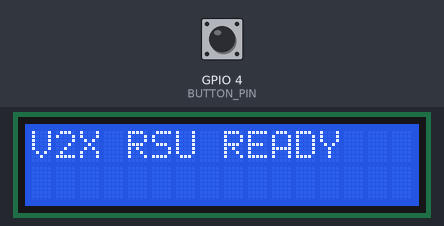
Simulated run of this sketch. Board: ESP32. Parts: 16×2 character LCD. Inputs (shaded band) come from the test bench; at power-on: GPIO 4 (BUTTON_PIN) HIGH. Random numbers use the default seed unless the sketch sets one; what the sketch prints to the serial monitor is not drawn.

Above: at 1.2 s.
1.3 s: GPIO 4 (BUTTON_PIN) pulled LOW for 3.2 s
At 4.5 s:
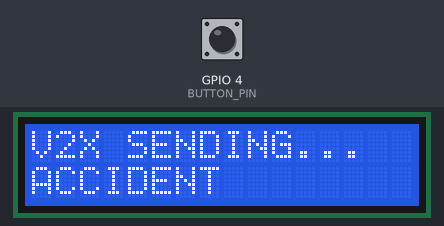
6.0 s: GPIO 4 (BUTTON_PIN) pulled LOW for 1 s
At 7.6 s:
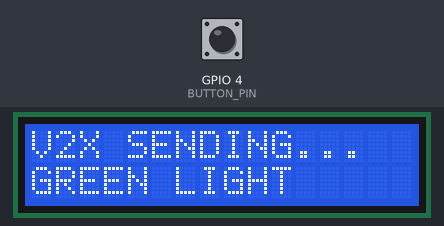
8.5 s: GPIO 4 (BUTTON_PIN) pulled LOW for 0.15 s
At 9.3 s:
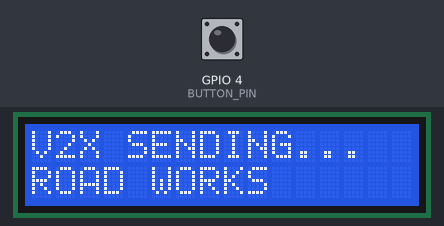
Timing chart, 0 to 11.5 s (numbered marks = the images above; inputs shaded):
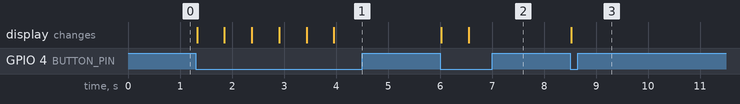

The sketch:

RSU.ino
```cpp
#include <esp_now.h>
#include <WiFi.h>
#include <Wire.h>
#include <LiquidCrystal_I2C.h>

// إعداد الشاشة: العنوان الغالب هو 0x27 وحجمها 16x2
LiquidCrystal_I2C lcd(0x27, 16, 2);

const int BUTTON_PIN = 4;

typedef struct struct_v2x_msg {
    int device_id;
    int alert_code;
    float lat;
} struct_v2x_msg;

struct_v2x_msg myData;
uint8_t broadcastAddress[] = {0xFF, 0xFF, 0xFF, 0xFF, 0xFF, 0xFF};

// دالة لتحويل الكود الرقمي إلى نص للـ LCD
String getScenarioName(int code) {
  switch (code) {
    case 1: return "ACCIDENT";
    case 2: return "TRAFFIC JAM";
    case 3: return "GREEN LIGHT";
    case 4: return "RED LIGHT";
    case 5: return "ROAD WORKS";
    default: return "UNKNOWN";
  }
}

void setup() {
  Serial.begin(115200);

  // تهيئة الشاشة
  lcd.init();
  lcd.backlight();
  lcd.setCursor(0, 0);
  lcd.print("V2X RSU READY");

  pinMode(BUTTON_PIN, INPUT_PULLUP);

  WiFi.mode(WIFI_STA);
  esp_now_init();

  esp_now_peer_info_t peerInfo = {};
  memcpy(peerInfo.peer_addr, broadcastAddress, 6);
  esp_now_add_peer(&peerInfo);

  randomSeed(analogRead(0));
}

void loop() {
  if (digitalRead(BUTTON_PIN) == LOW) {
    myData.device_id = 101;
    myData.alert_code = random(1, 6);
    myData.lat = 21.27;

    esp_now_send(broadcastAddress, (uint8_t *) &myData, sizeof(myData));

    // تحديث الشاشة بالسيناريو الجديد
    lcd.clear();
    lcd.setCursor(0, 0);
    lcd.print("V2X SENDING...");
    lcd.setCursor(0, 1);
    lcd.print(getScenarioName(myData.alert_code));

    Serial.print("Triggered Scenario: ");
    Serial.println(getScenarioName(myData.alert_code));

    delay(500);
  }
}
```

Measured:
- after the input at 1.3 s, the display: first changes at once (image 1 shows a later state)
- after the input at 6.0 s, the display: first changes at once (image 2 shows a later state)
- after the input at 8.5 s, the display: changes at once (image 3)
